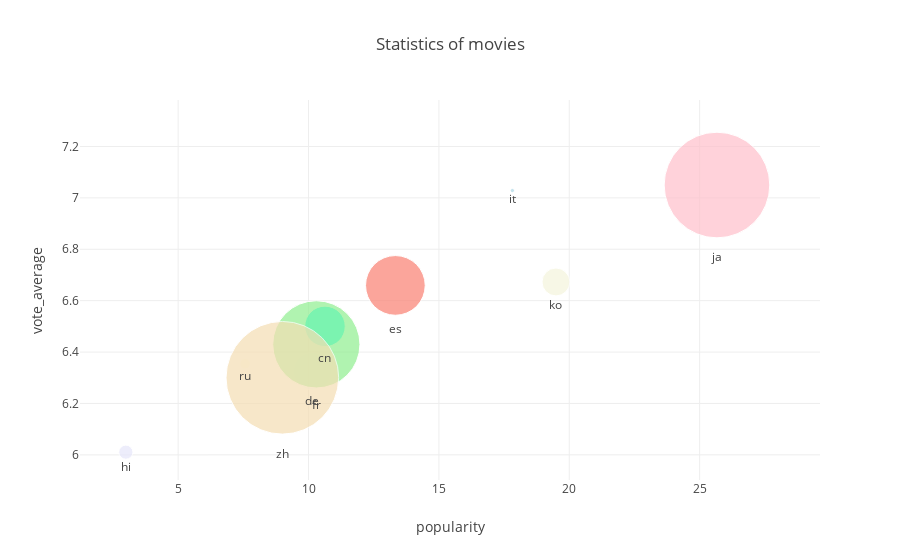

This figure's notebook cell:
### Code cell
trace0 = go.Scatter(
    x=languages_df.popularity,
    y=languages_df.vote_average,
    mode = 'markers+text',
    text = languages_df.index,
    textposition='bottom center',
    marker = dict(
        size = 1/10000000*languages_df.revenue,
        color = [
            'aqua', 'azure', 'salmon', 'lightgreen',
            'lavender', 'lightblue', 'pink', 'beige',
            'ivory', 'wheat'
        ]
    )
)

data = [trace0]
layout = {
    'title': 'Statistics of movies',
    'xaxis': {'title': 'popularity'},
    'yaxis': {'title': 'vote_average'}
}

fig = go.Figure(data=data, layout=layout)

iplot(fig, show_link=False)

### Figure 1 — Plotly figure (JSON) as saved in the notebook; plotly's stock layout.template omitted (floating-point values rounded to 4 significant figures)
{"data": [{"marker": {"color": ["aqua", "azure", "salmon", "lightgreen", "lavender", "lightblue", "pink", "beige", "ivory", "wheat"], "size": [40.49, 37.7, 59.69, 87.23, 14.15, 4.241, 105.6, 27.89, 10.46, 112.7]}, "mode": "markers+text", "text": ["cn", "de", "es", "fr", "hi", "it", "ja", "ko", "ru", "zh"], "textposition": "bottom center", "type": "scatter", "uid": "928f05e9-b377-4ebf-8df0-9e8c41e0ea45", "x": [10.63, 10.15, 13.33, 10.3, 2.994, 17.82, 25.66, 19.49, 7.568, 8.996], "y": [6.5, 6.326, 6.659, 6.43, 6.011, 7.029, 7.05, 6.673, 6.355, 6.3]}], "layout": {"title": {"text": "Statistics of movies"}, "xaxis": {"title": {"text": "popularity"}}, "yaxis": {"title": {"text": "vote_average"}}}}
